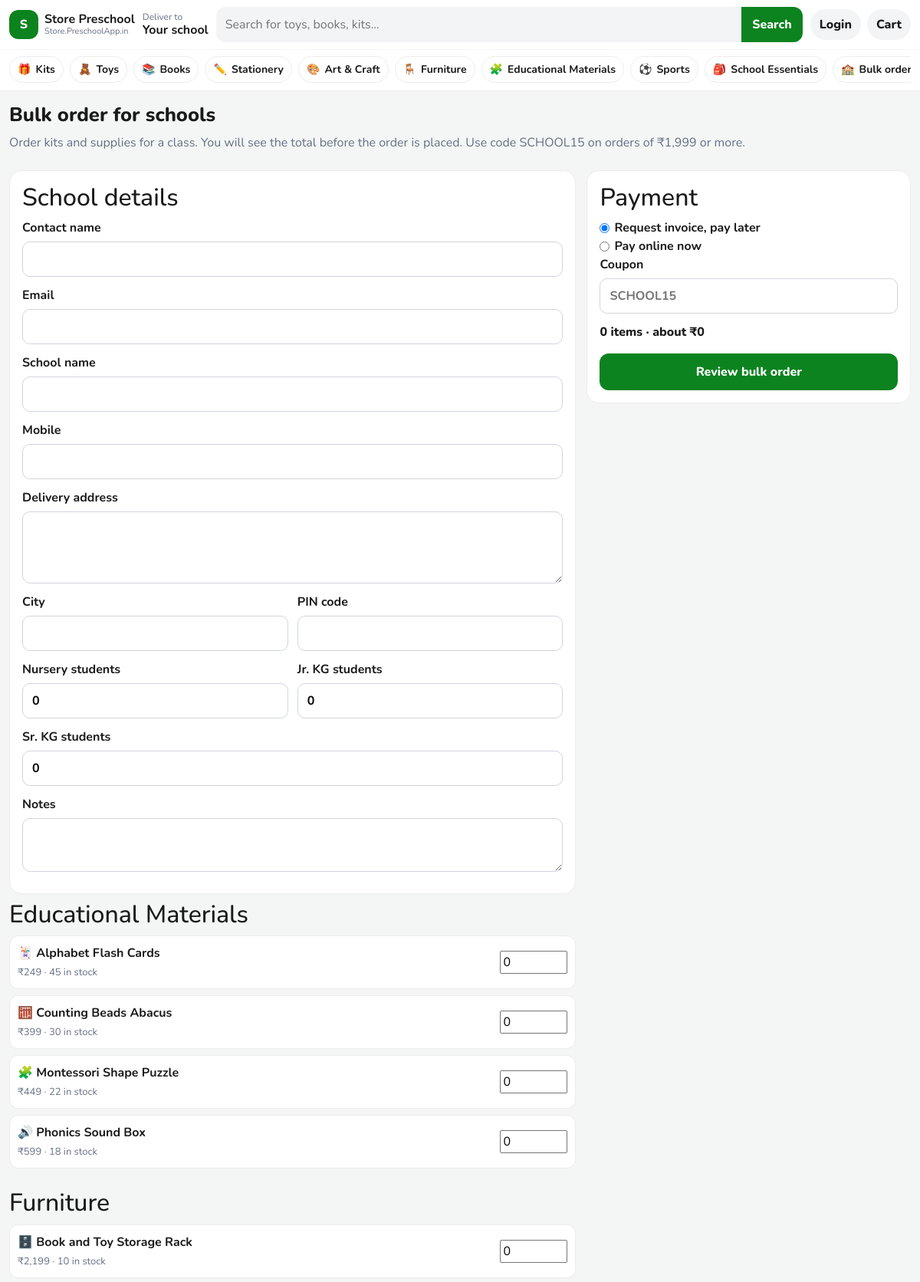
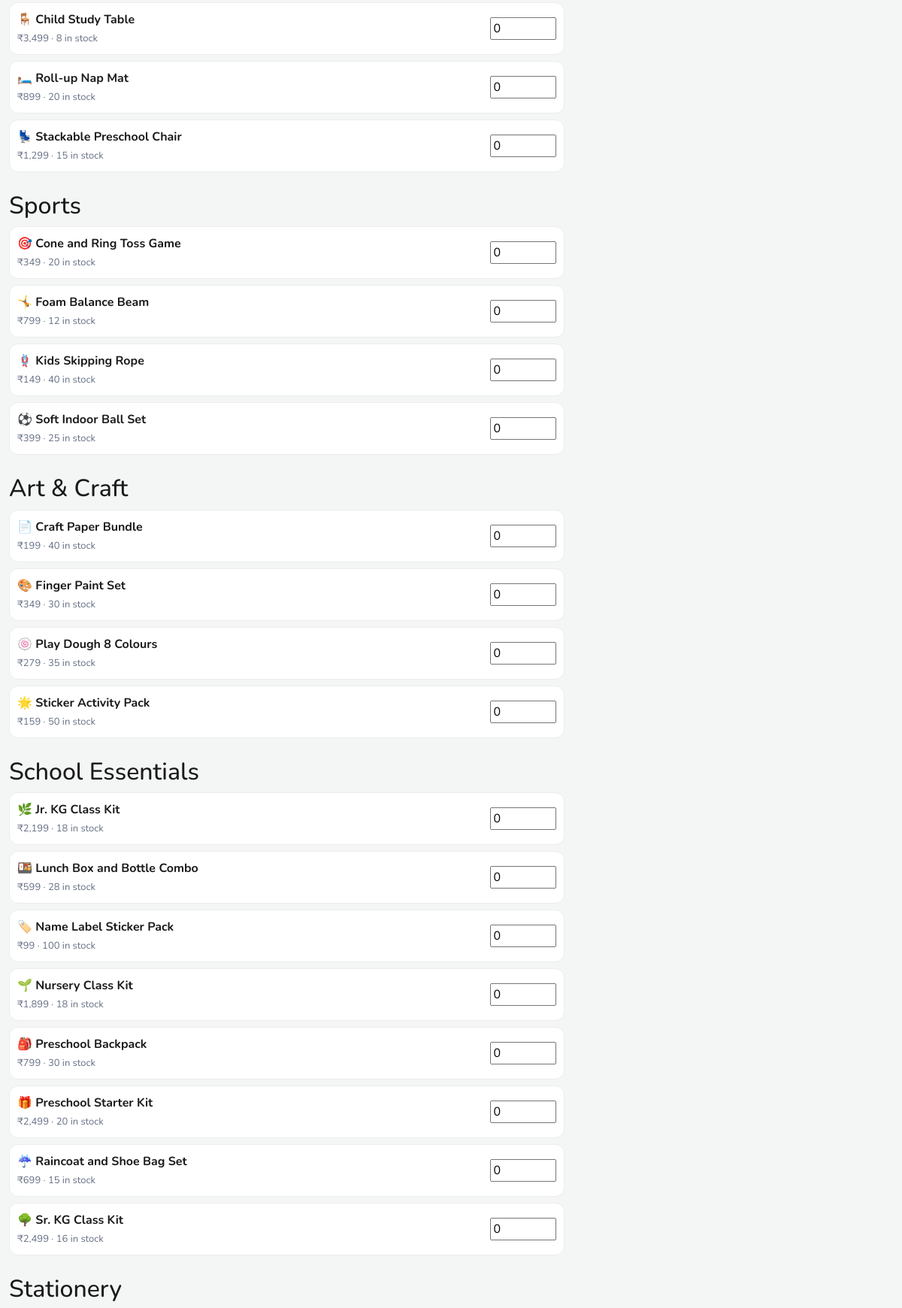
The app's page /bulk-order.php (upper part) with its own data (2 pictures, top to bottom).
### tables this page shows
CREATE TABLE categories (
    id INT UNSIGNED AUTO_INCREMENT PRIMARY KEY,
    name VARCHAR(80) NOT NULL,
    slug VARCHAR(80) NOT NULL,
    emoji VARCHAR(16) NOT NULL,
    description VARCHAR(255) NOT NULL,
    sort_order INT NOT NULL DEFAULT 0,
    is_active TINYINT(1) NOT NULL DEFAULT 1,
    UNIQUE KEY uniq_slug (slug)
);

CREATE TABLE products (
    id INT UNSIGNED AUTO_INCREMENT PRIMARY KEY,
    category_id INT UNSIGNED NOT NULL,
    name VARCHAR(180) NOT NULL,
    slug VARCHAR(200) NOT NULL,
    short_desc VARCHAR(255) NOT NULL,
    description TEXT NOT NULL,
    emoji VARCHAR(16) NOT NULL DEFAULT '📦',
    image VARCHAR(255) NULL,
    unit_label VARCHAR(60) NOT NULL DEFAULT '1 pc',
    price DECIMAL(10,2) NOT NULL,
    mrp DECIMAL(10,2) NOT NULL,
    stock INT NOT NULL DEFAULT 0,
    sku VARCHAR(40) NOT NULL,
    is_bestseller TINYINT(1) NOT NULL DEFAULT 0,
    is_trending TINYINT(1) NOT NULL DEFAULT 0,
    is_new TINYINT(1) NOT NULL DEFAULT 0,
    kit_type ENUM('none', 'starter', 'nursery', 'jrkg', 'srkg') NOT NULL DEFAULT 'none',
    is_active TINYINT(1) NOT NULL DEFAULT 1,
    created_at TIMESTAMP NOT NULL DEFAULT CURRENT_TIMESTAMP,
    updated_at TIMESTAMP NULL DEFAULT NULL ON UPDATE CURRENT_TIMESTAMP,
    UNIQUE KEY uniq_slug (slug),
    UNIQUE KEY uniq_sku (sku),
    KEY idx_category (category_id),
    KEY idx_flags (is_bestseller, is_trending, is_new, kit_type),
    CONSTRAINT fk_products_category FOREIGN KEY (category_id) REFERENCES categories (id)
);

### bulk-order.php (the view, shortened to what the rows shown need)
<?php
$catalog = catalog(['limit' => 48, 'sort' => 'name']);
$grouped = [];
foreach ($catalog['items'] as $product) {
    $grouped[$product['category_name']][] = $product;
}
$user = current_user();
$step = 'edit';
$quote = null;
$customer = [
    'name' => (string) ($user['name'] ?? ''),
    'email' => (string) ($user['email'] ?? ''),
    'school_name' => (string) ($user['school_name'] ?? ''),
    'mobile' => (string) ($user['phone'] ?? ''),
    'address' => (string) ($user['address'] ?? ''),
    'city' => (string) ($user['city'] ?? ''),
    'pincode' => (string) ($user['pincode'] ?? ''),
    'notes' => '',
];
$qty = [];
$counts = ['nursery' => 0, 'jr' => 0, 'sr' => 0];
$method = 'cod';
$coupon = '';
require __DIR__ . '/includes/header.php';
?>
<div class="wrap">
    <div class="page-head">
        <h1>Bulk order for schools</h1>
    </div>
    <?php if ($step === 'review' && $quote): ?>
        <form method="post" class="layout">
            <?= csrf_field() ?>
            <?php foreach ($customer as $key => $value): ?>
                <input type="hidden" name="<?= e($key === 'mobile' ? 'mobile' : $key) ?>" value="<?= e($value) ?>">
            <?php endforeach; ?>
            <input type="hidden" name="nursery_count" value="<?= (int) $counts['nursery'] ?>">
            <input type="hidden" name="jr_count" value="<?= (int) $counts['jr'] ?>">
            <input type="hidden" name="sr_count" value="<?= (int) $counts['sr'] ?>">
            <input type="hidden" name="coupon" value="<?= e($coupon) ?>">
            <input type="hidden" name="payment_method" value="<?= e($method) ?>">
            <?php foreach ($qty as $id => $value): ?>
                <input type="hidden" name="qty[<?= (int) $id ?>]" value="<?= (int) $value ?>">
            <?php endforeach; ?>
            <div class="panel">
                <h2>Review</h2>
                <p><?= e($customer['school_name']) ?><br><?= e($customer['name']) ?> · <?= e($customer['mobile']) ?><br><?= e($customer['address']) ?>, <?= e($customer['city']) ?> <?= e($customer['pincode']) ?></p>
                <?php foreach ($quote['items'] as $item): ?>
                    <p><?= (int) $item['qty'] ?> × <?= e($item['name']) ?> · <?= money($item['line_total']) ?></p>
                <?php endforeach; ?>
            </div>
            <aside class="bill">
                <?php render_totals([
                    'subtotal' => $quote['subtotal'],
                    'discount' => $quote['discount'],
                    'coupon' => $quote['coupon'],
                    'delivery' => $quote['delivery'],
                    'total' => $quote['total'],
                ]); ?>
                <p class="small muted"><?= $method === 'cod' ? 'Pay later against the invoice.' : 'You will pay online on the next step.' ?></p>
                <button class="btn btn-green btn-block" name="action" value="place" type="submit">Place bulk order</button>
                <button class="btn btn-ghost btn-block" name="action" value="edit" type="submit">Edit quantities</button>
            </aside>
        </form>
    <?php else: ?>
        <form method="post" data-bulk>
            <div class="layout">
                <div>
                    <div class="panel">
                        <h2>School details</h2>
                    </div>
                    <?php foreach ($grouped as $categoryName => $products): ?>
                        <section class="section">
                            <h2><?= e($categoryName) ?></h2>
                            <div class="bulk-list">
                                <?php foreach ($products as $product): ?>
                                    <label class="bulk-item">
                                        <span>
                                            <strong><?= e($product['emoji']) ?> <?= e($product['name']) ?></strong><br>
                                            <span class="muted small"><?= money($product['price']) ?> · <?= (int) $product['stock'] ?> in stock</span>
                                        </span>
                                        <input data-price="<?= e((string) $product['price']) ?>" type="number" min="0" max="<?= (int) $product['stock'] ?>" name="qty[<?= (int) $product['id'] ?>]" value="<?= (int) ($qty[(int) $product['id']] ?? 0) ?>" aria-label="Quantity for <?= e($product['name']) ?>">
                                    </label>
                                <?php endforeach; ?>
                            </div>
                        </section>
                    <?php endforeach; ?>
                </div>
                <aside class="bill">
                    <h2>Payment</h2>
                </aside>
            </div>
        </form>
    <?php endif; ?>
</div>
<?php require __DIR__ . '/includes/footer.php'; ?>

### includes/header.php (shortened to what the rows shown need)
<?php
$simpleHeader = $simpleHeader ?? false;
$hideDock = $hideDock ?? false;
$categories = categories_all();
$cartSummary = cart_summary();
$cartCount = (int) $cartSummary['count'];
?>
<!doctype html>
<html lang="en">
<head>
    <link href="https://cdn.jsdelivr.net/npm/bootstrap@5.3.3/dist/css/bootstrap.min.css" rel="stylesheet">
    <link href="<?= e(url('assets/css/style.css')) ?>" rel="stylesheet">
</head>
<body class="<?= $cartCount > 0 && !$hideDock ? 'has-dock' : '' ?>">
<header class="site-header">
    <?php if (!$simpleHeader): ?>
        <nav class="cat-nav" aria-label="Categories">
            <div class="wrap cat-scroll">
                <a href="<?= e(url('kits.php')) ?>"><span>🎁</span>Kits</a>
                <?php foreach ($categories as $category): ?>
                    <a href="<?= e(url('category.php?slug=' . rawurlencode((string) $category['slug']))) ?>">
                        <span><?= e($category['emoji']) ?></span><?= e($category['name']) ?>
                    </a>
                <?php endforeach; ?>
                <a href="<?= e(url('bulk-order.php')) ?>"><span>🏫</span>Bulk order</a>
            </div>
        </nav>
    <?php endif; ?>
</header>
<main id="main">

### records on screen
categories: emoji "🧸", name "Toys"
categories: emoji "📚", name "Books"
categories: emoji "✏️", name "Stationery"
categories: emoji "🎨", name "Art & Craft"
categories: emoji "🪑", name "Furniture"
categories: emoji "🧩", name "Educational Materials"
categories: emoji "⚽", name "Sports"
categories: emoji "🎒", name "School Essentials"
products: emoji "🃏", name "Alphabet Flash Cards", price "₹249", stock "45", id "0"
products: emoji "🧮", name "Counting Beads Abacus", price "₹399", stock "30", id "0"
products: emoji "🧩", name "Montessori Shape Puzzle", price "₹449", stock "22", id "0"
products: emoji "🔊", name "Phonics Sound Box", price "₹599", stock "18", id "0"
products: emoji "🗄️", name "Book and Toy Storage Rack", price "₹2,199", stock "10", id "0"
products: emoji "🪑", name "Child Study Table", price "₹3,499", stock "8", id "0"
products: emoji "🛏️", name "Roll-up Nap Mat", price "₹899", stock "20", id "0"
products: emoji "💺", name "Stackable Preschool Chair", price "₹1,299", stock "15", id "0"
products: emoji "🎯", name "Cone and Ring Toss Game", price "₹349", stock "20", id "0"
products: emoji "🤸", name "Foam Balance Beam", price "₹799", stock "12", id "0"
products: emoji "🪢", name "Kids Skipping Rope", price "₹149", stock "40", id "0"
products: emoji "⚽", name "Soft Indoor Ball Set", price "₹399", stock "25", id "0"
products: emoji "📄", name "Craft Paper Bundle", price "₹199", stock "40", id "0"
products: emoji "🎨", name "Finger Paint Set", price "₹349", stock "30", id "0"
products: emoji "🍥", name "Play Dough 8 Colours", price "₹279", stock "35", id "0"
products: emoji "🌟", name "Sticker Activity Pack", price "₹159", stock "50", id "0"
products: emoji "🌿", name "Jr. KG Class Kit", price "₹2,199", stock "18", id "0"
products: emoji "🍱", name "Lunch Box and Bottle Combo", price "₹599", stock "28", id "0"
products: emoji "🏷️", name "Name Label Sticker Pack", price "₹99", stock "100", id "0"
products: emoji "🌱", name "Nursery Class Kit", price "₹1,899", stock "18", id "0"
products: emoji "🎒", name "Preschool Backpack", price "₹799", stock "30", id "0"
products: emoji "🎁", name "Preschool Starter Kit", price "₹2,499", stock "20", id "0"
products: emoji "☔", name "Raincoat and Shoe Bag Set", price "₹699", stock "15", id "0"
products: emoji "🌳", name "Sr. KG Class Kit", price "₹2,499", stock "16", id "0"

### other values on screen
APP_DOMAIN "Store.PreschoolApp.in"
$user['school_name'] "Your school"
money(1999) "₹1,999"
$categoryName "Educational Materials"
$categoryName "Furniture"
$categoryName "Sports"
$categoryName "Art & Craft"
$categoryName "School Essentials"
$categoryName "Stationery"
